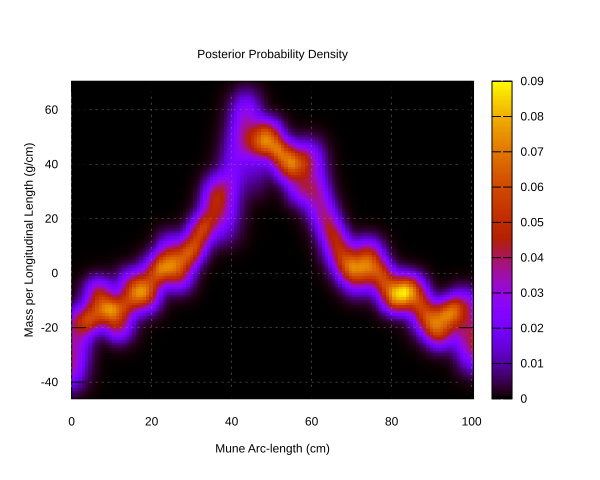

This chart was generated by the following gnuplot code:
set pm3d map
set xrange [0.0:100.473414986059]
set xlabel "Mune Arc-length (cm)"
set yrange [-46.111089765126934:70.50124664409208]
set ylabel "Mass per Longitudinal Length (g/cm)"
set title "Posterior Probability Density"
set grid
set terminal svg
set output "/Users/gvn/Documents/Entrolution/Development/BayKen/src/main/results/Pony/99aa5100ef15cb8f9e2357c7a9633a1cd4d8edf5cdc08b4647f9d179/3de56469d35a64c7a2a918ab7f2ae6a8cdcddba44c0731c6c1f9e513/results/posterior_samples__mass_per_length.svg"
splot "/Users/gvn/Documents/Entrolution/Development/BayKen/src/main/results/Pony/99aa5100ef15cb8f9e2357c7a9633a1cd4d8edf5cdc08b4647f9d179/3de56469d35a64c7a2a918ab7f2ae6a8cdcddba44c0731c6c1f9e513/results/posterior_samples__mass_per_length.dat" notitle
